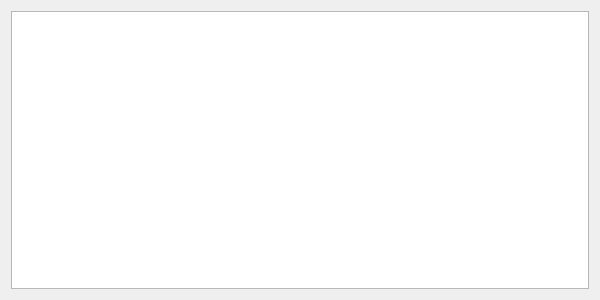
<?xml version="1.0" encoding="UTF-8"?>
<ui version="4.0">
 <class>CmdLineArgs</class>
 <widget class="QDialog" name="CmdLineArgs">
  <property name="geometry">
   <rect>
    <x>0</x>
    <y>0</y>
    <width>600</width>
    <height>300</height>
   </rect>
  </property>
  <property name="windowTitle">
   <string>pcb2gcode command line arguments</string>
  </property>
  <layout class="QHBoxLayout" name="horizontalLayout">
   <item>
    <widget class="QPlainTextEdit" name="plainTextEdit"/>
   </item>
  </layout>
 </widget>
 <resources/>
 <connections/>
</ui>
